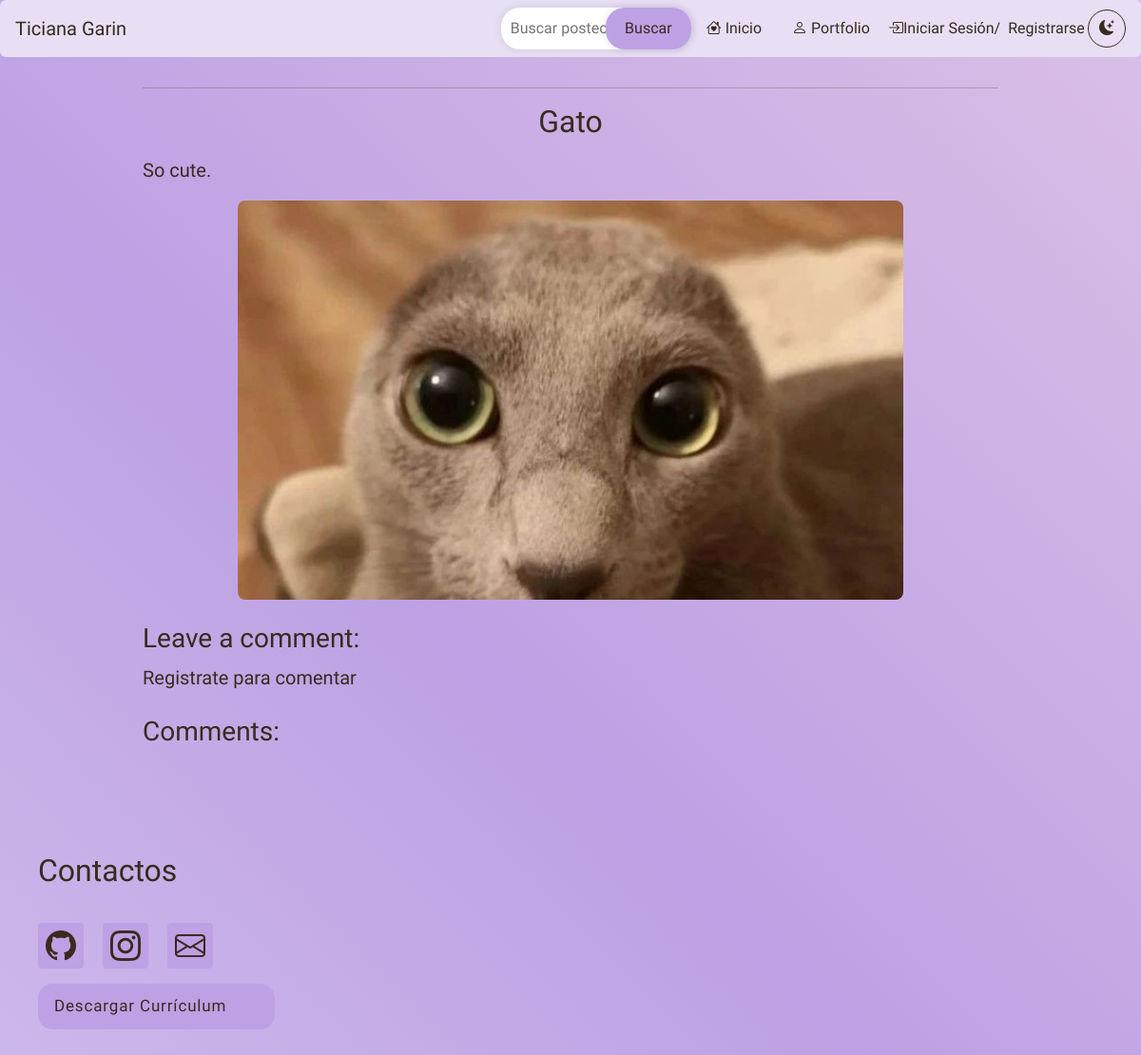
The page /blog/post/11/ on the database as committed earlier.
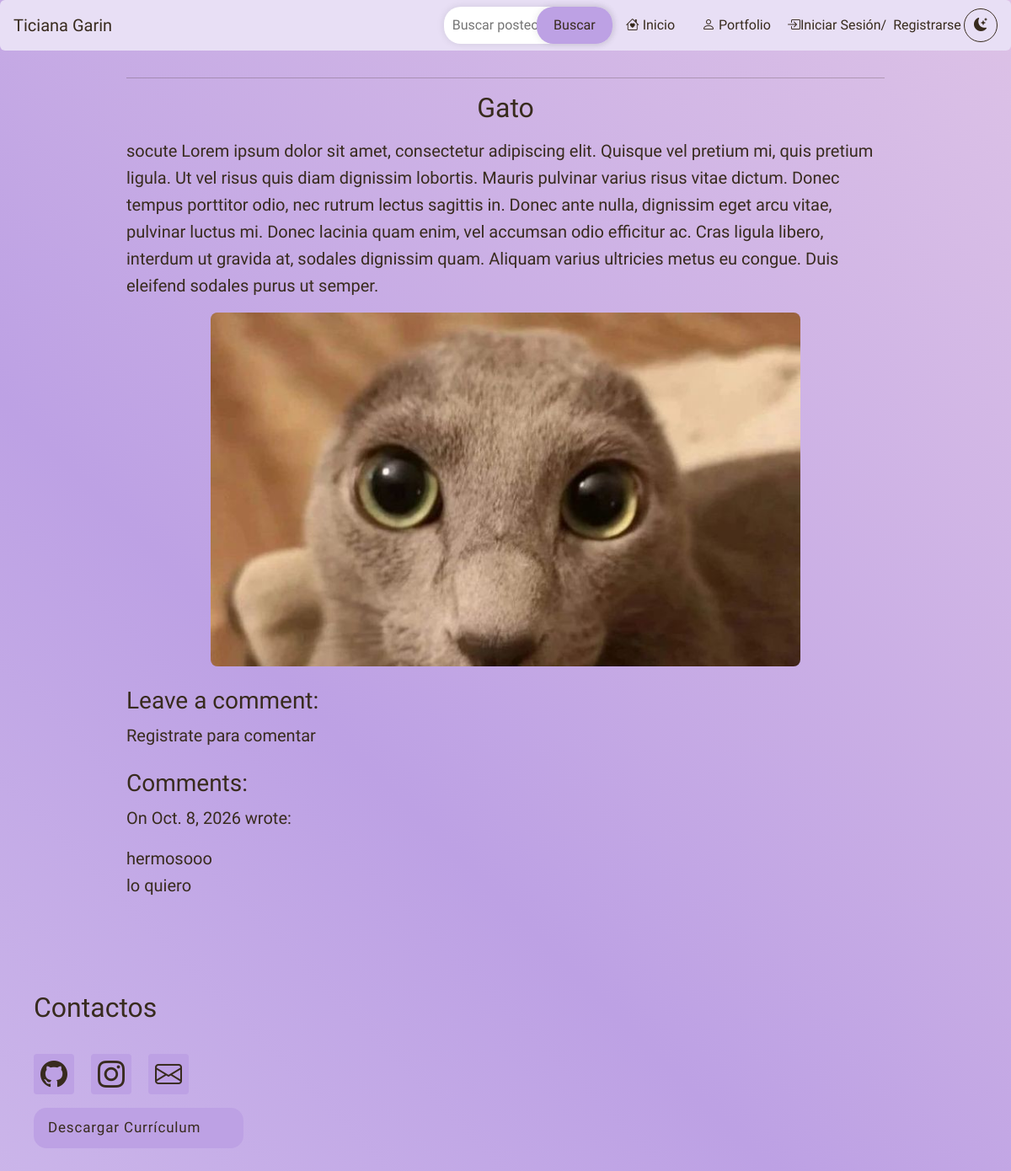
The same page on the database as committed later.
### blog/models.py (models this page shows, shortened)
class Post(models.Model):
    title = models.CharField(max_length=255)
    body = models.TextField()
    image = models.ImageField(upload_to= "post/", blank= True, null= True)
    created_on = models.DateTimeField(auto_now_add=True)
    last_modified = models.DateTimeField(auto_now=True)
    categories = models.ManyToManyField("Category", related_name="posts")

class Comment(models.Model):
    author = models.CharField(max_length=60)
    body = models.TextField()
    created_on = models.DateTimeField(auto_now_add=True)
    post = models.ForeignKey("Post", on_delete=models.CASCADE)

### blog/views.py (the view, shortened to what this page needs)
# urls.py: path("post/<int:pk>/", views.blog_detail, name="blog_detail"),
def blog_detail(request, pk):
    post = Post.objects.get(pk=pk)
    form = CommentForm()
    comments = Comment.objects.filter(post=post)
    context = {
        "post": post,
        "comments": comments,
        "form": CommentForm(),
    }
    return render(request, "blog/detail.html", context)

### blog/forms.py
class CommentForm(forms.Form):
    body = forms.CharField(
        widget=forms.Textarea(
            attrs={"class": "form-control", "placeholder": "Leave a comment!"}
        )
    )

### blog/templates/blog/detail.html (shortened to what this page needs)
{% extends "base.html"%}
{% load static %}
{% block page_css %}
    <link rel="stylesheet" href="{% static 'blog/detail.css' %}?v=1">
{% endblock page_css %}
{% block page_title %}
    <h2>{{ post.title }}</h2>
{% endblock page_title %}
{% block page_content %}
    <div>
    <p>{{ post.body | linebreaks }}</p>
        {% if post.image %}
            <img src="{{ post.image.url }}" alt="{{ post.title }}" >
        {% endif %}
    </div>
    <div>
    <h3>Leave a comment:</h3>
    {% if user.is_authenticated %}
    <form method="post">
        {% csrf_token %}
        <div>
            <p>De: {{ user.username }}</p>
        </div>
        <div>
            {{ form.body }}
        </div>
        <button type="submit" class="btn btn-light">Submit</button>
    </form>
    {% else %}
    <p>Registrate para comentar</p>
    {% endif %}
    </div>
    <div>
    <h3>Comments:</h3>
    {% for comment in comments %}
        <p>
            On {{ comment.created_on.date }} <b>{{ comment.author }}</b> wrote:
        </p>
        <p>
            {{ comment.body | linebreaks }}
        </p>
    {% endfor %}
    </div>
{% endblock page_content %}

Rows that differ between the two databases and show on the page:
changed Post "Gato": body "So cute." → "socute Lorem ipsum dolor sit amet, consectetur adipiscing elit. Quisque vel pretium mi, quis pretium ligula. Ut vel risus quis diam dignissim lobortis. Mauris pulvinar varius risus vitae dictum. Donec tempus porttitor odio, nec rutrum lectus sagittis in. Donec ante nulla, dignissim eget arcu vitae, pulvinar luctus mi. Donec lacinia quam enim, vel accumsan odio efficitur ac. Cras ligula libero, interdum ut gravida at, sodales dignissim quam. Aliquam varius ultricies metus eu congue. Duis eleifend sodales purus ut semper."
added Comment: created_on "Oct. 8, 2026", body "hermosooo lo quiero"
